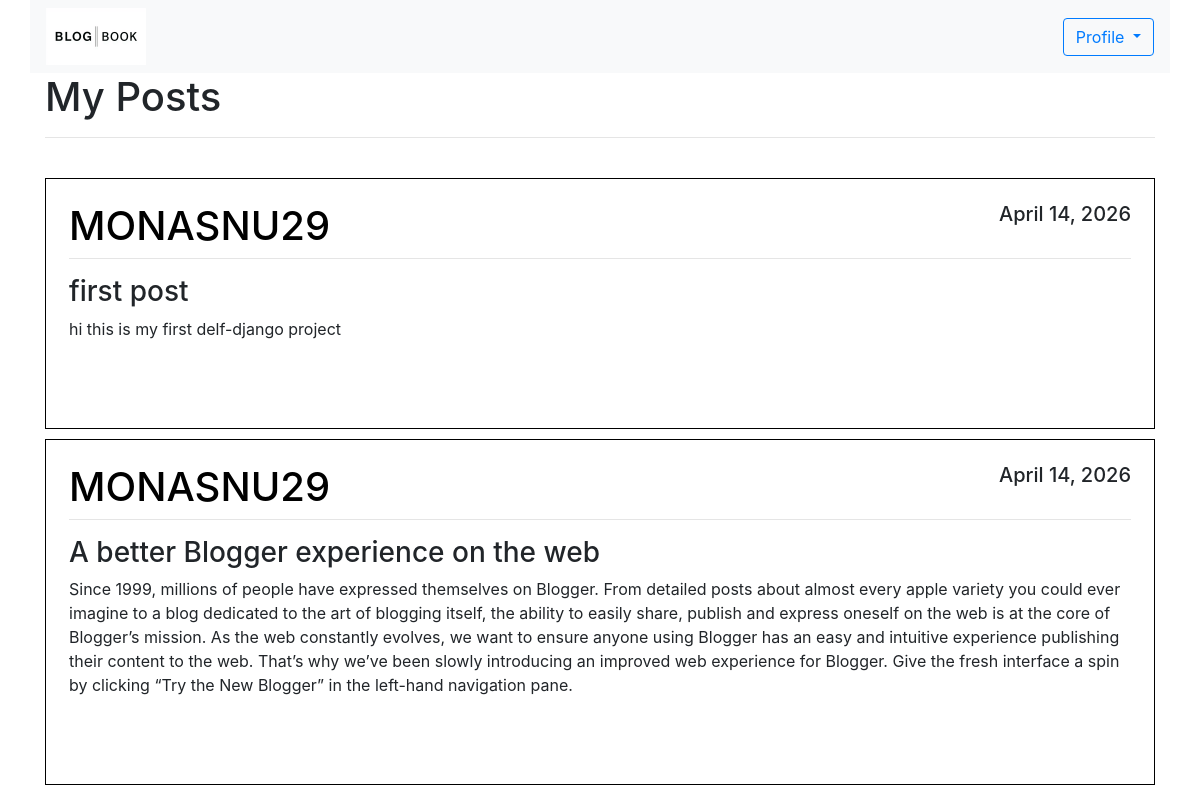
The app's page /myposts/ (signed in) with its own data.
### blog/models.py (models this page shows, shortened)
class Post(models.Model):
    title = models.CharField(max_length=200)
    content = models.TextField()
    date_posted = models.DateTimeField(default = timezone.now)
    author = models.ForeignKey(User, on_delete=models.CASCADE)

### blog/views.py (the view)
# urls.py: path('myposts/', views.myposts),
def myposts(request):
    context = {
        'posts': Post.objects.filter(author=request.user)
    }
    return render(request, 'blog/mypost.html', context)

### blog/templates/blog/mypost.html (shortened to what this page needs)
{% extends 'blog/base.html' %}
{% block content %}
{% load static %}
<div class="container custom-container">
    <nav class="navbar navbar-expand-lg navbar-light bg-light w-100" >
        <div class="collapse navbar-collapse" id="navbarSupportedContent">
            <ul class="navbar-nav mr-auto ">
                <li><a href="/home"><img src="{% static 'image/logo1.png' %}" alt="" style="width: 100px;"></a></li>
            </ul>
            <form class="form-inline my-2 my-lg-0">
                <div class="dropdown">
                    <button class="btn btn-outline-primary dropdown-toggle" type="button" id="dropdownMenuButton" data-toggle="dropdown" aria-haspopup="true" aria-expanded="false">
                      Profile
                    </button>
                  </div>
            </form>
        </div>
    </nav>
    <div class="container custom-container" style="max-width: 1350px; ">
        <h1 class="fw-bolder"> My Posts</h1>
        <hr><br>
        {% for post in posts %}
        <article class="media content-section">
            <div class="media-body" style="border: 1px solid black; padding: 23px; margin-bottom: 10px;">
                <div class="article-metadata">
                    <h1 class="text-uppercase" style="text-align:left;float:left; color: #000000;">{{ post.author }}</h1>
                    <h5 style="text-align:right;float:right;">{{ post.date_posted|date:"F d, Y" }}</h5>
                    <hr style="clear:both;" />
                </div>
                <h3>{{ post.title }}</h3>
                <p class="article-content">{{ post.content }}</p>
                <br><br>
            </div>
        </article>
        {% endfor %}
    </div>
</div>
{% endblock %}

### blog/templates/blog/base.html (style rules this page uses)
.custom-container { max-width: 1200px; margin: 0 auto; }

### records on screen
Post: author "MONASNU29", date_posted "April 14, 2026", title "first post", content "hi this is my first delf-django project"
Post: author "MONASNU29", date_posted "April 14, 2026", title "A better Blogger experience on the web", content "Since 1999, millions of people have expressed themselves on Blogger. From detailed posts about almost every apple variety you could ever imagine to a blog dedicated to the art of blogging itself, the ability to easily share, publish and express oneself on the web is at the core of Blogger’s mission. As the web constantly evolves, we want to ensure anyone using Blogger has an easy and intuitive experience publishing their content to the web. That’s why we’ve been slowly introducing an improved web experience for Blogger. Give the fresh interface a spin by clicking “Try the New Blogger” in the left-hand navigation pane."
